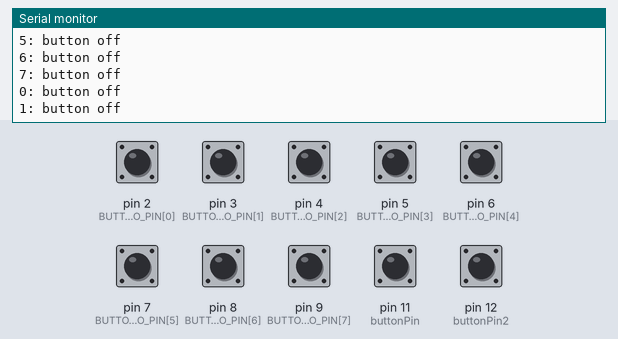
Bench run of a sketch on a simulated Arduino Uno, built with avr-gcc and run on an emulated ATmega328P. On the bench: the last lines printed to the serial monitor. Inputs (shaded band) come from the test bench; at power-on: pin 2 (BUTTON_ARDUINO_PIN[0]), pin 3 (BUTTON_ARDUINO_PIN[1]), pin 4 (BUTTON_ARDUINO_PIN[2]), pin 5 (BUTTON_ARDUINO_PIN[3]), pin 6 (BUTTON_ARDUINO_PIN[4]), pin 7 (BUTTON_ARDUINO_PIN[5]), pin 8 (BUTTON_ARDUINO_PIN[6]), pin 9 (BUTTON_ARDUINO_PIN[7]) HIGH, pin 11 (buttonPin), pin 12 (buttonPin2) LOW.

Above: at 1.2 s.
1.3 s: pin 2 (BUTTON_ARDUINO_PIN[0]) pulled LOW for 0.15 s
At 1.43 s:
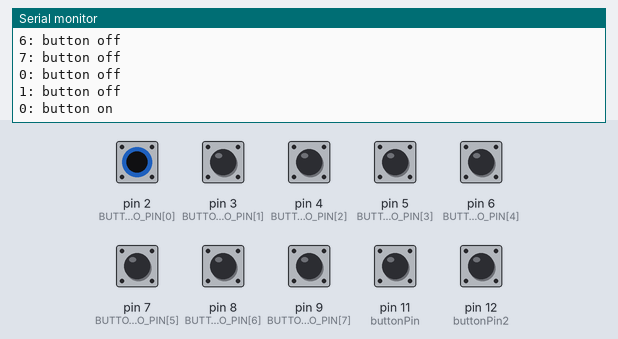
2.9 s: pin 3 (BUTTON_ARDUINO_PIN[1]) pulled LOW for 0.15 s
At 4.2 s:
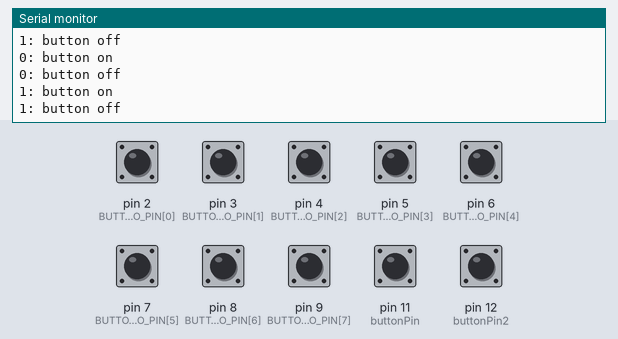
4.5 s: pin 4 (BUTTON_ARDUINO_PIN[2]) pulled LOW for 0.15 s
At 5.6 s:
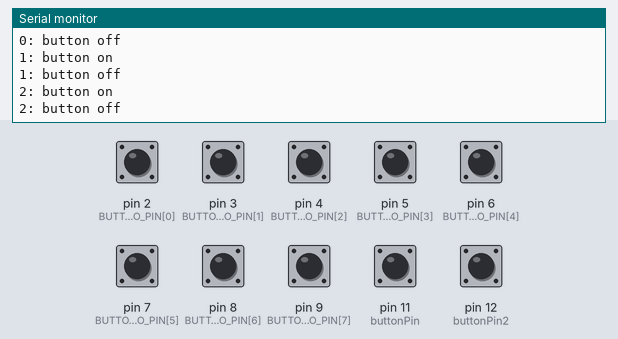
6.1 s: pin 5 (BUTTON_ARDUINO_PIN[3]) pulled LOW for 0.15 s
At 6.8 s:
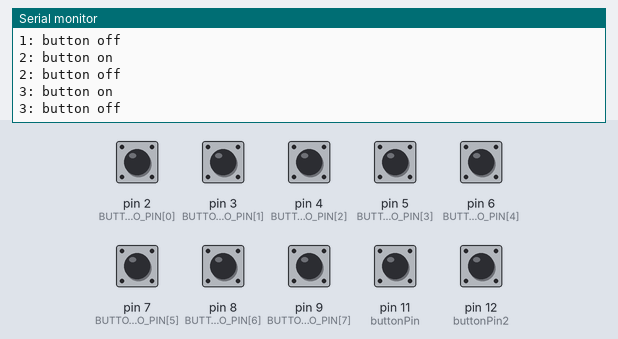
7.7 s: pin 6 (BUTTON_ARDUINO_PIN[4]) pulled LOW for 0.15 s
At 9.0 s:
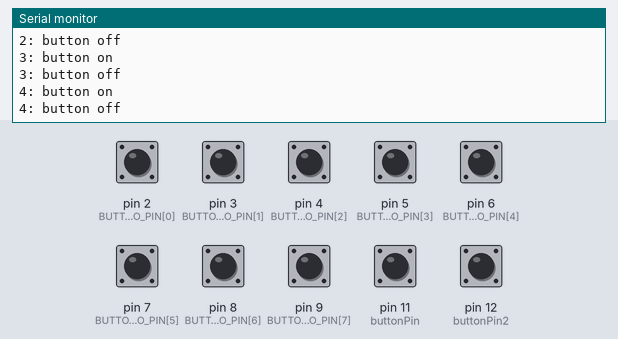
9.3 s: pin 7 (BUTTON_ARDUINO_PIN[5]) pulled LOW for 0.15 s
At 10.4 s:
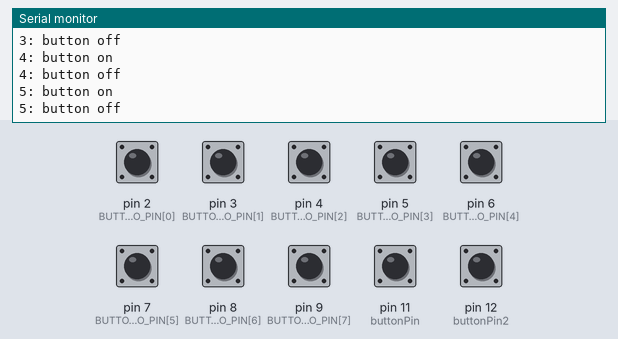
Timing chart, 0 to 11.9 s (numbered marks = the images above; inputs shaded):
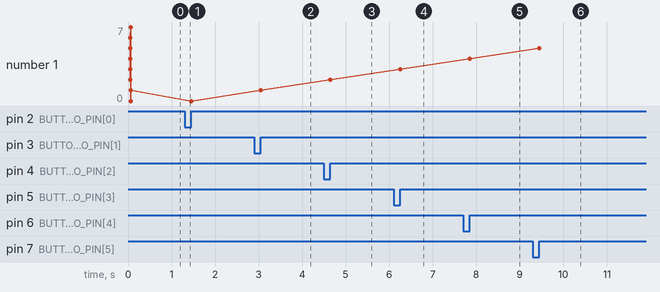

Measured:
- after the input at 1.3 s, the serial monitor: prints a new line at once (image 1)
- after the input at 2.9 s, the serial monitor: prints a new line at once (image 2)
- after the input at 4.5 s, the serial monitor: prints a new line at once (image 3)
- after the input at 6.1 s, the serial monitor: prints a new line at once (image 4)
- after the input at 7.7 s, the serial monitor: prints a new line at once (image 5)
- after the input at 9.3 s, the serial monitor: prints a new line at once (image 6)
- plotted number 1: 1 → 2 after the input at 4.5 s, 2 → 3 after the input at 6.1 s, 3 → 4 after the input at 7.7 s, 4 → 5 after the input at 9.3 s

The sketch:

MIDIarduinonomain.ino
```cpp
// "ATMEGA328" for the Board
// "DEBUG" if you just want to debug the code in the serial monitor

#define DEBUG 1

/////////////////////////////////////////////
// LIBRARIES
// -- Defines the MIDI library -- //

#ifdef ATMEGA328
#include <MIDI.h> // by Francois Best
MIDI_CREATE_DEFAULT_INSTANCE();
#endif
// ---- //

/////////////////////////////////////////////
// BUTTONS
const int N_BUTTONS = 8; //*  total numbers of buttons
const int BUTTON_ARDUINO_PIN[N_BUTTONS] = {2,3,4,5,6,7,8,9}; //* pins of each button connected straight to the Arduino
int x =0;
const int buttonPin = 11; // button for up transpose
const int buttonPin2 = 12;// button for down transpose
int buttonState = 0;
int buttonState2 = 0;
int buttonCState[N_BUTTONS] = {};        // stores the button current value
int buttonPState[N_BUTTONS] = {};        // stores the button previous value
//
//#define pin13 1 //* uncomment if you are using pin 13 (pin with led), or comment the line if not using
//byte pin13index = 13; //* put the index of the pin 13 of the buttonPin[] array if you are using, if not, comment

// debounce
unsigned long lastDebounceTime[N_BUTTONS] = {0};  // the last time the output pin was toggled
unsigned long debounceDelay = 50;    //* the debounce time; increase if the output flickers


// MIDI
byte midiCh = 1; //* MIDI channel to be used
byte note = 48; //* Lowest note to be used (this corresponds to C4)
byte cc = 1; //* Lowest MIDI CC to be used
// SETUP
void setup() {

  pinMode(buttonPin, INPUT);
  pinMode(buttonPin2, INPUT);

  // Baud Rate
  // 31250 for MIDI class compliant | 115200 for Hairless MIDI
  Serial.begin(115200); //*

#ifdef DEBUG
Serial.println("Debug mode");
Serial.println();
#endif

  // Buttons
  for (int i = 0; i < N_BUTTONS; i++) {
    pinMode(BUTTON_ARDUINO_PIN[i], INPUT_PULLUP);
  }

#ifdef pin13
pinMode(BUTTON_ARDUINO_PIN[pin13index], INPUT);
#endif

}

// LOOP
void loop() {
  buttonState = digitalRead(buttonPin);
  buttonState2 = digitalRead(buttonPin2);
  if(buttonState == 1)
  {
    x++;
    delay(500);
  }
  else if(buttonState2 == 1)
  {
    x--;
    delay(500);
  }
  buttons();

}

/////////////////////////////////////////////
// BUTTONS
void buttons() {

  for (int i = 0; i < N_BUTTONS; i++) {

    buttonCState[i] = digitalRead(BUTTON_ARDUINO_PIN[i]);  // read pins from arduino

#ifdef pin13
if (i == pin13index) {
buttonCState[i] = !buttonCState[i]; // inverts the pin 13 because it has a pull down resistor instead of a pull up
}
#endif

    if ((millis() - lastDebounceTime[i]) > debounceDelay) {

      if (buttonPState[i] != buttonCState[i]) {
        lastDebounceTime[i] = millis();

        if (buttonCState[i] == LOW) {


#ifdef ATMEGA328
switch(i){
  case 0:MIDI.sendNoteOn(note + (i+x), 127, midiCh);break; // note, velocity, channel;
  case 1:MIDI.sendNoteOn(note + (i+1+x), 127, midiCh);break;
  case 2:MIDI.sendNoteOn(note + (i+2+x), 127, midiCh);break;// note, velocity, channel
  case 3:MIDI.sendNoteOn(note + (i+2+x), 127, midiCh);break;
  case 4:MIDI.sendNoteOn(note + (i+3+x), 127, midiCh);break;
  case 5:MIDI.sendNoteOn(note + (i+4+x), 127, midiCh);break;
  case 6:MIDI.sendNoteOn(note + (i+5+x), 127, midiCh);break;
  case 7:MIDI.sendNoteOn(note + (i+5+x), 127, midiCh);break;
  default:MIDI.sendNoteOn(note + (i+x), 127, midiCh);break;
}


#elif DEBUG
Serial.print(i);
Serial.println(": button on");
#endif

        }
        else {

 //Sends the MIDI note OFF accordingly to the chosen board
#ifdef ATMEGA328
// use if using with ATmega328 (uno, mega, nano...)
switch(i){
  case 0:MIDI.sendNoteOn(note + (i+x), 0, midiCh);break; // note, velocity, channel;
  case 1:MIDI.sendNoteOn(note + (i+1+x), 0, midiCh);break;
  case 2:MIDI.sendNoteOn(note + (i+2+x), 0, midiCh);break;// note, velocity, channel
  case 3:MIDI.sendNoteOn(note + (i+2+x), 0, midiCh);break;
  case 4:MIDI.sendNoteOn(note + (i+3+x), 0, midiCh);break;
  case 5:MIDI.sendNoteOn(note + (i+4+x), 0, midiCh);break;
  case 6:MIDI.sendNoteOn(note + (i+5+x), 0, midiCh);break;
  case 7:MIDI.sendNoteOn(note + (i+5+x), 0, midiCh);break;
  default:MIDI.sendNoteOn(note + (i+x), 0, midiCh);break;
}


#elif DEBUG
Serial.print(i);
Serial.println(": button off");
#endif

        }
        buttonPState[i] = buttonCState[i];
      }
    }
  }
}
```
